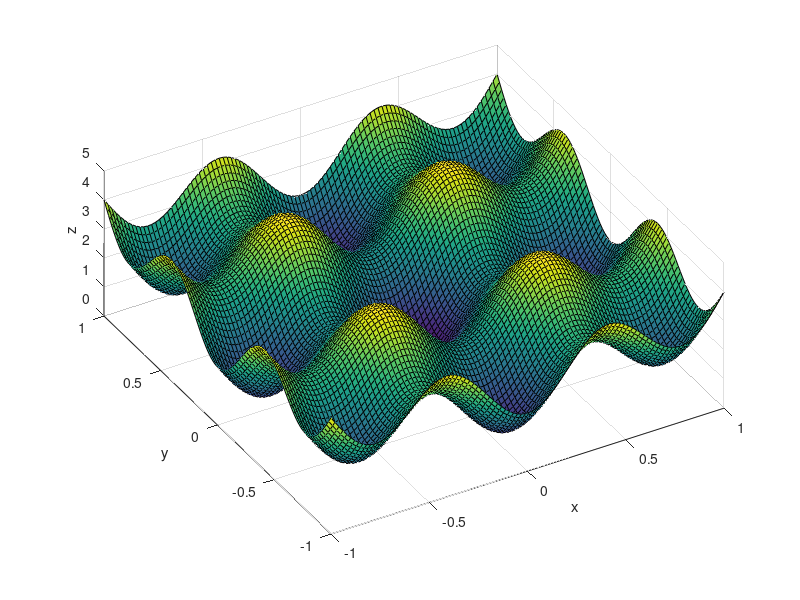

The MATLAB script that drew this image:
x=linspace(-1,1,100);
y=linspace(-1,1,100);
[X,Y]=meshgrid(x,y);
z=X.^2+Y.^2-cos(2.5*pi*X)-cos(2.5*pi*Y)+2;
surf(x,y,z);
view(-30,60);
set(gcf,'Color',[1 1 1]);
set(gca,'FontSize',10);
xlabel('x');ylabel('y');zlabel('z');